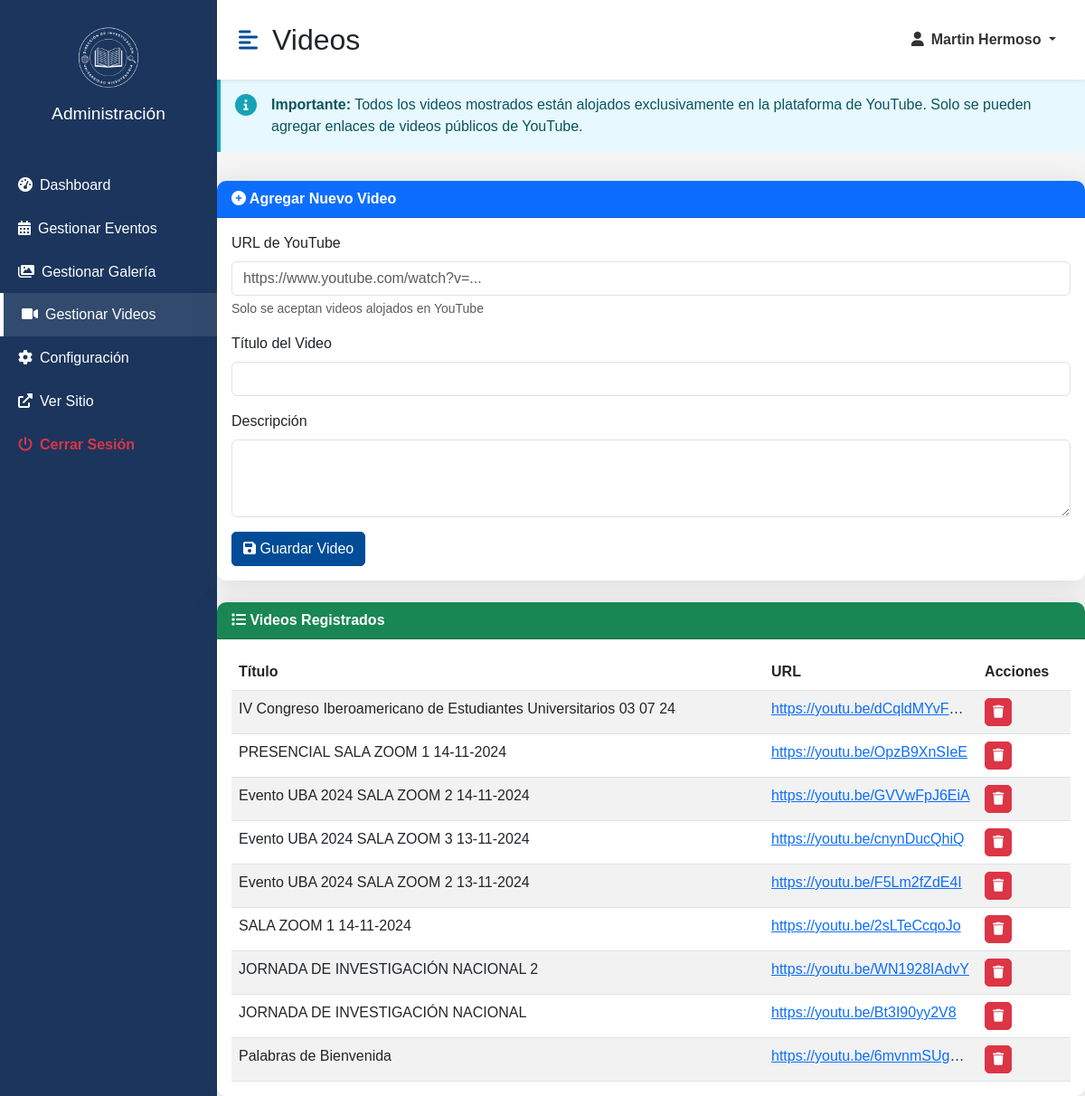
/admin/videos.php (signed in), run on the app's committed database.
### tables this page shows
CREATE TABLE `videos_youtube` (
  `id` int(11) NOT NULL,
  `youtube_url` varchar(255) NOT NULL,
  `titulo` varchar(100) NOT NULL,
  `descripcion` text DEFAULT NULL,
  `fecha_creacion` timestamp NOT NULL DEFAULT current_timestamp()
);

### admin/videos.php (the view, shortened to what this page needs)
<?php
require_once '../includes/conexion.php';
$videos = $pdo->query("SELECT * FROM videos_youtube ORDER BY fecha_creacion DESC")->fetchAll();
?>
<!DOCTYPE html>
<html lang="es">
<head>
    <link href="https://cdn.jsdelivr.net/npm/bootstrap@5.3.0/dist/css/bootstrap.min.css" rel="stylesheet">
    <link rel="stylesheet" href="https://cdnjs.cloudflare.com/ajax/libs/font-awesome/6.0.0/css/all.min.css">
    <link href="../assets/css/admin.css" rel="stylesheet">
</head>
<body>
    <div class="d-flex" id="wrapper">
            <div class="bg-dark" id="sidebar-wrapper">
                <div class="sidebar-heading text-center py-4">
                    <img src="../assets/imagenes/diuba-logo.png" alt="Logo" width="80" height="80" class="mb-2">
                    <div class="text-white">Administración</div>
                </div>
                <div class="list-group list-group-flush my-3">
                    <a href="admin.php" class="list-group-item list-group-item-action bg-transparent text-white">
                        <i class="fas fa-tachometer-alt me-2"></i>Dashboard
                    </a>
                    <a href="gestionar_eventos.php" class="list-group-item list-group-item-action bg-transparent text-white">
                        <i class="fas fa-calendar-alt me-2"></i>Gestionar Eventos
                    </a>
                    <a href="galeria.php" class="list-group-item list-group-item-action bg-transparent text-white">
                        <i class="fas fa-images me-2"></i>Gestionar Galería
                    </a>
                    <a href="videos.php" class="list-group-item list-group-item-action bg-transparent text-white active">
                         <i class="fas fa-video me-2"></i>Gestionar Videos
                    </a>
                    <a href="configuracion.php" class="list-group-item list-group-item-action bg-transparent text-white">
                        <i class="fas fa-cog me-2"></i>Configuración
                    </a>
                    <a href="../index.php" target="_blank" class="list-group-item list-group-item-action bg-transparent text-white">
                        <i class="fas fa-external-link-alt me-2"></i>Ver Sitio
                    </a>
                    <a href="logout.php" class="list-group-item list-group-item-action bg-transparent text-danger fw-bold">
                        <i class="fas fa-power-off me-2"></i>Cerrar Sesión
                    </a>
                </div>
            </div>
            <div id="page-content-wrapper">
                <nav class="navbar navbar-expand-lg navbar-light bg-white py-4 px-4">
                    <div class="d-flex align-items-center">
                        <i class="fas fa-align-left primary-text fs-4 me-3" id="menu-toggle"></i>
                        <h2 class="fs-2 m-0">Videos</h2>
                    </div>
                    <div class="collapse navbar-collapse" id="navbarSupportedContent">
                        <ul class="navbar-nav ms-auto mb-2 mb-lg-0">
                            <li class="nav-item dropdown">
                                <a class="nav-link dropdown-toggle second-text fw-bold" href="#" id="navbarDropdown"
                                    role="button" data-bs-toggle="dropdown" aria-expanded="false">
                                    <i class="fas fa-user me-2"></i><?= htmlspecialchars($_SESSION['user_name']) ?>
                                </a>
                            </li>
                        </ul>
                    </div>
                </nav>
                <div id="page-content-wrapper">
                    <div class="youtube-alert">
                        <i class="fas fa-info-circle youtube-alert-icon"></i>
                        <div class="youtube-alert-content">
                            <strong>Importante:</strong> Todos los videos mostrados están alojados exclusivamente
                            en la plataforma de YouTube. Solo se pueden agregar enlaces de videos públicos de YouTube.
                        </div>
                    </div>
                        <div class="card mb-4">
                            <div class="card-header bg-primary text-white">
                                <i class="fas fa-plus-circle"></i> Agregar Nuevo Video
                            </div>
                            <div class="card-body">
                                <form method="POST">
                                    <div class="mb-3">
                                        <label for="youtube_url" class="form-label">URL de YouTube</label>
                                        <input type="url" class="form-control" id="youtube_url" name="youtube_url"
                                            placeholder="https://www.youtube.com/watch?v=..." required>
                                        <div class="form-text">Solo se aceptan videos alojados en YouTube</div>
                                    </div>
                                    <div class="mb-3">
                                        <label for="titulo" class="form-label">Título del Video</label>
                                        <input type="text" class="form-control" id="titulo" name="titulo" required>
                                    </div>
                                    <div class="mb-3">
                                        <label for="descripcion" class="form-label">Descripción</label>
                                        <textarea class="form-control" id="descripcion" name="descripcion" rows="3"></textarea>
                                    </div>
                                    <button type="submit" name="agregar_video" class="btn btn-primary">
                                        <i class="fas fa-save"></i> Guardar Video
                                    </button>
                                </form>
                            </div>
                        </div>
                        <div class="card">
                            <div class="card-header bg-success text-white">
                                <i class="fas fa-list"></i> Videos Registrados
                            </div>
                            <div class="card-body">
                                <div class="table-responsive">
                                    <table class="table table-striped">
                                        <thead>
                                            <tr>
                                                <th>Título</th>
                                                <th>URL</th>
                                                <th>Acciones</th>
                                            </tr>
                                        </thead>
                                        <tbody>
                                            <?php foreach ($videos as $video): ?>
                                                <tr>
                                                    <td><?= htmlspecialchars($video['titulo']) ?></td>
                                                    <td class="text-truncate" style="max-width: 200px;">
                                                        <a href="<?= htmlspecialchars($video['youtube_url']) ?>" target="_blank">
                                                            <?= htmlspecialchars($video['youtube_url']) ?>
                                                        </a>
                                                    </td>
                                                    <td>
                                                        <a href="videos.php?eliminar=<?= $video['id'] ?>"
                                                        class="btn btn-sm btn-danger"
                                                        onclick="return confirm('¿Eliminar este video?')">
                                                            <i class="fas fa-trash"></i>
                                                        </a>
                                                    </td>
                                                </tr>
                                            <?php endforeach; ?>
                                        </tbody>
                                    </table>
                                </div>
                            </div>
                        </div>
                    </div>
                </div>
            </div>
</body>
</html>

### assets/css/admin.css (style rules this page uses)
:root { --main-bg-color: #f5f5f5; --sidebar-bg-color: #1b355d; --primary-color: #004c97; --secondary-color: #e9ecef; --text-color: #333; --light-text: #f8f9fa; --border-color: #dee2e6; --success-color: #28a745; --warning-color: #ffc107; --danger-color: #dc3545; --info-color: #17a2b8; }
body { background-color: var(--main-bg-color); font-family: "Arial", sans-serif; overflow-x: hidden; }
#sidebar-wrapper { min-height: 100vh; margin-left: -15rem; transition: margin 0.25s ease-out; background-color: var(--sidebar-bg-color) !important; }
#sidebar-wrapper .sidebar-heading { padding: 0.875rem 1.25rem; font-size: 1.2rem; }
#sidebar-wrapper .list-group { width: 15rem; }
.list-group-item { border: none; padding: 0.75rem 1.25rem; }
.list-group-item.active { background-color: rgba(255, 255, 255, 0.1) !important; border-left: 4px solid #fff; }
#page-content-wrapper { min-width: 100vw; }
.navbar { background-color: #fff; box-shadow: 0 0.125rem 0.25rem rgba(0, 0, 0, 0.075); }
.primary-text { color: var(--primary-color); }
.second-text { color: var(--text-color); }
.card { border: none; border-radius: 10px; box-shadow: 0 0.15rem 1.75rem 0 rgba(58, 59, 69, 0.15); }
.card-header { border-radius: 10px 10px 0 0 !important; font-weight: bold; }
.table { margin-bottom: 0; }
.btn { border-radius: 5px; font-weight: 500; }
.btn-primary { background-color: var(--primary-color); border-color: var(--primary-color); }
.youtube-alert { background-color: #e7f8fe; border-left: 4px solid #17a2b8; color: #0c5460; padding: 1rem; margin-bottom: 2rem; display: flex; align-items: flex-start; border-radius: 0 4px 4px 0; }
.youtube-alert-icon { font-size: 1.5rem; margin-right: 1rem; color: #17a2b8; }
.youtube-alert-content { flex: 1; }
@media (min-width: 768px) { #sidebar-wrapper { margin-left: 0; } }
@media (min-width: 768px) { #page-content-wrapper { min-width: 0; width: 100%; } }

### data on the page
videos_youtube: titulo "IV Congreso Iberoamericano de Estudiantes Universitarios 03 07 24", youtube_url "https://youtu.be/dCqldMYvF…"
videos_youtube: titulo "PRESENCIAL SALA ZOOM 1 14-11-2024", youtube_url "https://youtu.be/OpzB9XnSIeE"
videos_youtube: titulo "Evento UBA 2024 SALA ZOOM 2 14-11-2024", youtube_url "https://youtu.be/GVVwFpJ6EiA"
videos_youtube: titulo "Evento UBA 2024 SALA ZOOM 3 13-11-2024", youtube_url "https://youtu.be/cnynDucQhiQ"
videos_youtube: titulo "Evento UBA 2024 SALA ZOOM 2 13-11-2024", youtube_url "https://youtu.be/F5Lm2fZdE4I"
videos_youtube: titulo "SALA ZOOM 1 14-11-2024", youtube_url "https://youtu.be/2sLTeCcqoJo"
videos_youtube: titulo "JORNADA DE INVESTIGACIÓN NACIONAL 2", youtube_url "https://youtu.be/WN1928IAdvY"
videos_youtube: titulo "JORNADA DE INVESTIGACIÓN NACIONAL", youtube_url "https://youtu.be/Bt3I90yy2V8"
videos_youtube: titulo "Palabras de Bienvenida", youtube_url "https://youtu.be/6mvnmSUg…"

### other printed values
$_SESSION['user_name'] "Martin Hermoso"
